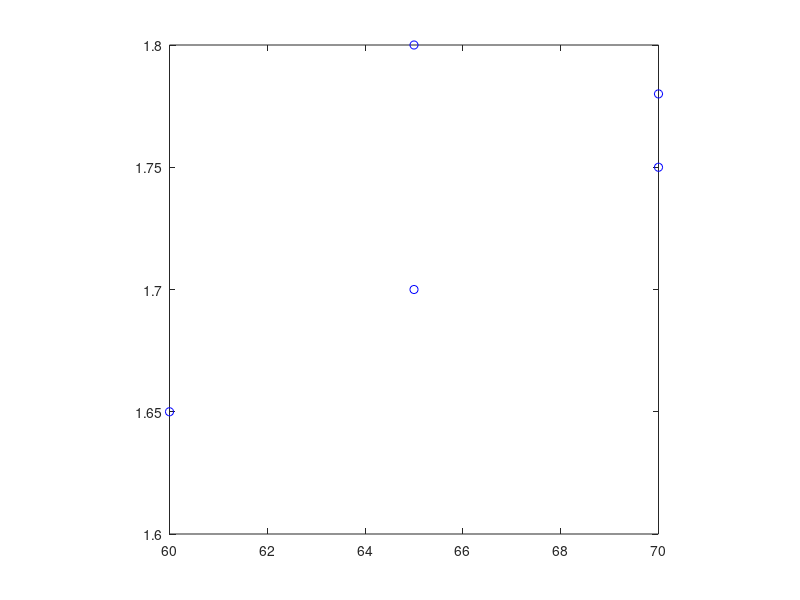

Recreate this plot in MATLAB. (Note: this script raises an error after producing the figure.)
%test1
% 任务一 课本38页
clc;
clear;
close all;
data=[65 70 60 65 70;1.7 1.75 1.65 1.80 1.78];
% disp('（1）计算体重与身高的均值向量，运行结果如下：');
% disp('均值向量为:');
% avg=mean((data'))%求均值向量
% fprintf("体重均值为：%.4f;\n身高的均值为:%.4f; \n",avg(1),avg(2))
% 
% fprintf("print  any button to continue \n");
% pause

% disp('（2）计算体重与身高的方差向量，运行结果如下：');
% disp('方差向量为:');
% var_data=var(data')%求方差向量
% fprintf("体重方差为：%.4f;\n身高的方差为:%.4f; \n",var_data(1),var_data(2))
% 
% % fprintf("print  any button to continue \n");
% % pause
% 
% disp('（3）计算体重与身高的协方差矩阵，运行结果如下：');
% disp('协方差矩阵为:');
% cov_data=cov(data')
% 
% % fprintf("print  any button to continue \n");
% % pause
% 
% disp('（4）计算体重与身高的相关系数矩阵，运行结果如下：');
% disp('相关系数矩阵为:');
% corr_data=corrcoef(data')

% fprintf("print  any button to continue \n");
% pause

%%
% 接下来是PCA操作
%% ================== Part 1: Load Example Dataset  ===================
%  We start this exercise by using a small
%  dataset that is easily to visualize
% 数据可视化
fprintf('Visualizing example dataset for PCA.\n\n');

%  The following command loads the dataset. 
%  You should now have the 
%  variable X in your environment 定义变量X
X=data';
plot(X(:, 1), X(:, 2), 'bo');
axis square;

fprintf('Program paused. Press enter to continue.\n');
pause;

 
%% =============== Part 2: Principal Component Analysis ===============
%  You should now implement PCA, a dimension 
%  reduction technique. You
%  should complete the code in pca.m
%
fprintf('\nRunning PCA on example dataset.\n\n');

%  Before running PCA, it is important to first normalize X
%  处理数据前对数据进行规范化
%  标准化值 平均值 标准差
[X_norm, mu, sigma] = featureNormalize(X);

%  Run PCA
%  执行pca
%%%%%%%%%%%%%%%%      pca.m需要修改
[U, S] = pca(X_norm)

%  Compute mu, the mean of the each feature
%  计算每个特征的平均值
%  Draw the eigenvectors centered at mean of data.
%  These lines show the
%  directions of maximum variations in the dataset.
hold on;
%   mu 为平均值 其是1X2的矩阵，所以U也必须为xX2的矩阵
drawLine(mu, mu + 1.5 * S(1,1) * U(:,1)', '-k', 'LineWidth', 2);
drawLine(mu, mu + 1.5 * S(2,2) * U(:,2)', '-k', 'LineWidth', 2);
hold off;

fprintf('Top eigenvector: \n');
fprintf(' U(:,1) = %f %f \n', U(1,1), U(2,1));
